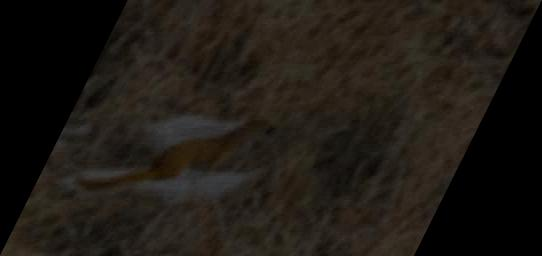
#> input picture picture.jpg, 542 x 256 px
$ jupyter execute Laba3.ipynb
#> lines starting #> are read from the running program, lines starting #| are printed output that depends on the picture
# Лабораторная работа 3
### Улучшить качетсво изображения

[cell 1]
import cv2 as cv
import numpy as np
import matplotlib.pyplot as plt

image = cv.imread('./picture.jpg')
#> image is the input picture: shape (256, 542, 3); mean B, G, R 20.4, 26.1, 31

def getPSNR(I1, I2):
    s1 = cv.absdiff(I1, I2)
    s1 = np.float32(s1)
    s1 = s1 * s1
    sse = s1.sum()
    if sse <= 1e-10:
        return 0
    else:
        shape = I1.shape
        p = 1
        for i in shape:
            p *= i
        mse = 1.0 * sse / p
        psnr = 10.0 * np.log10((255 * 255) / mse)
        return psnr

def getSSIM(i1, i2):
    C1 = 6.5025
    C2 = 58.5225
    I1 = np.float32(i1)
    I2 = np.float32(i2)
    I2_2 = I2 * I2
    I1_2 = I1 * I1
    I1_I2 = I1 * I2

    mu1 = cv.GaussianBlur(I1, (11, 11), 1.5)
    mu2 = cv.GaussianBlur(I2, (11, 11), 1.5)
    mu1_2 = mu1 * mu1
    mu2_2 = mu2 * mu2
    mu1_mu2 = mu1 * mu2
    sigma1_2 = cv.GaussianBlur(I1_2, (11, 11), 1.5)
    sigma1_2 -= mu1_2
    sigma2_2 = cv.GaussianBlur(I2_2, (11, 11), 1.5)
    sigma2_2 -= mu2_2
    sigma12 = cv.GaussianBlur(I1_I2, (11, 11), 1.5)
    sigma12 -= mu1_mu2
    t1 = 2 * mu1_mu2 + C1
    t2 = 2 * sigma12 + C2
    t3 = t1 * t2
    t1 = mu1_2 + mu2_2 + C1
    t2 = sigma1_2 + sigma2_2 + C2
    t1 = t1 * t2
    ssim_map = cv.divide(t3, t1)
    ssim = cv.mean(ssim_map)
    ssim = ssim[:3]
    return ssim

# Приводим вид изображения к прямоугольному

[cell 2]
parallelogram = np.array([
    [125, 0],
    [542, 0],
    [413, 256],
    [0, 256]
], dtype=np.float32)

rectangle = np.array([
    [0, 0],
    [542, 0],
    [542, 256],
    [0, 256]
], dtype=np.float32)

matrix = cv.getPerspectiveTransform(parallelogram, rectangle)

image = cv.warpPerspective(image, matrix, (542, 256))
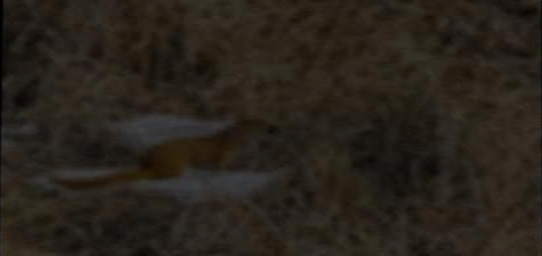
#> image: shape (256, 542, 3); mean B, G, R 26.7, 34.1, 40.4
rgb_image = cv.cvtColor(image, cv.COLOR_BGR2RGB)

plt.figure(figsize=(15, 6))

plt.imshow(rgb_image)
plt.axis('off')
plt.show()

## В ходе эксперимента лучше всего себя показали последовательные операции удаления шума, улучшения контраста и повышения резкости

[cell 3]
# Убираем шум медианным фильтром
denoised_color = cv.medianBlur(rgb_image, 5)

# Улучшение контраста (конструкция для цветного изображения)
lab = cv.cvtColor(denoised_color, cv.COLOR_RGB2LAB)
#> lab: shape (256, 542, 3); mean of channels 0, 1, 2 35, 129.6, 134.1
l, a, b = cv.split(lab)
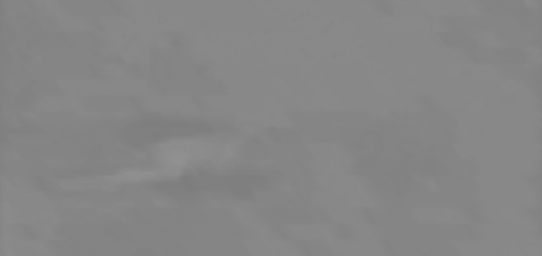
#> b: shape (256, 542); min 124, max 146, mean 134.1
clahe = cv.createCLAHE(clipLimit=2.0, tileGridSize=(8, 8))
l_enhanced = clahe.apply(l)
lab_enhanced = cv.merge([l_enhanced, a, b])
#> lab_enhanced: shape (256, 542, 3); mean of channels 0, 1, 2 59.2, 129.6, 134.1
contrast_enhanced_color = cv.cvtColor(lab_enhanced, cv.COLOR_LAB2RGB)

# Повышение резкости
kernel = np.array([[-0.25, -0.25, -0.25], [-0.25, 3, -0.25], [-0.25, -0.25, -0.25]])
sharpened = cv.filter2D(contrast_enhanced_color, -1, kernel)

psnr = getPSNR(rgb_image, sharpened)
#> in getPSNR, `s1 = np.float32(s1)`:
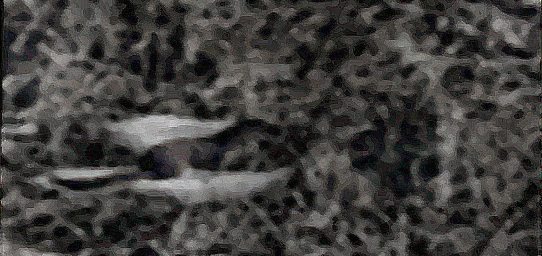
#> s1: shape (256, 542, 3) float32; mean R, G, B 21.3, 20.8, 20.2; drawn with min black and max white
#> in getPSNR, `s1 = s1 * s1`:
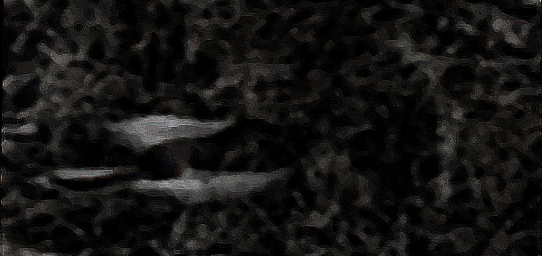
#> s1: shape (256, 542, 3) float32; mean R, G, B 598.5, 572.5, 542.2; drawn with min black and max white
#> in getPSNR, `sse = s1.sum()`: sse = 237891808
#> in getPSNR, `mse = 1.0 * sse / p`: mse = 571.5
#> in getPSNR, `psnr = 10.0 * np.log10((255 * 255) / mse)`: psnr = 20.56
#> psnr = 20.56
ssim = getSSIM(rgb_image, sharpened)
#> in getSSIM, `I1 = np.float32(i1)`:
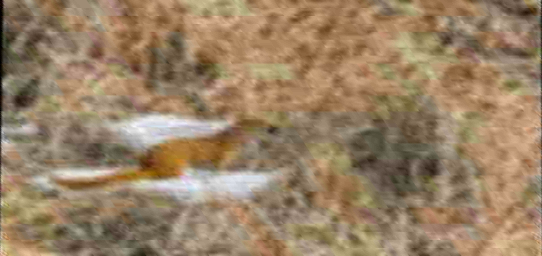
#> I1: shape (256, 542, 3) float32; mean R, G, B 40.4, 34.1, 26.7; drawn with min black and max white
#> in getSSIM, `I1_2 = I1 * I1`:
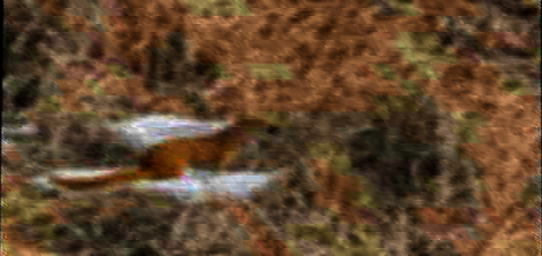
#> I1_2: shape (256, 542, 3) float32; mean R, G, B 1696.1, 1221.6, 781.2; drawn with min black and max white
#> in getSSIM, `I1_I2 = I1 * I2`:
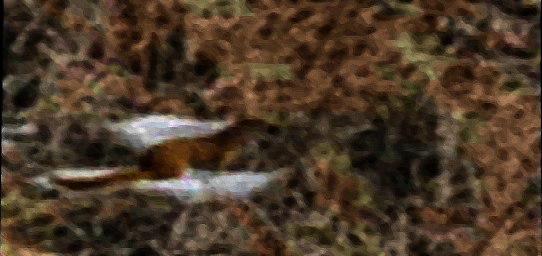
#> I1_I2: shape (256, 542, 3) float32; mean R, G, B 2620.8, 2000.1, 1396.3; drawn with min black and max white
#> in getSSIM, `mu2_2 = mu2 * mu2`:
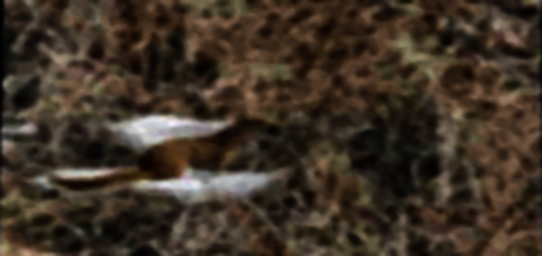
#> mu2_2: shape (256, 542, 3) float32; mean R, G, B 4090.2, 3295.8, 2501; drawn with min black and max white
#> in getSSIM, `t1 = t1 * t2`:
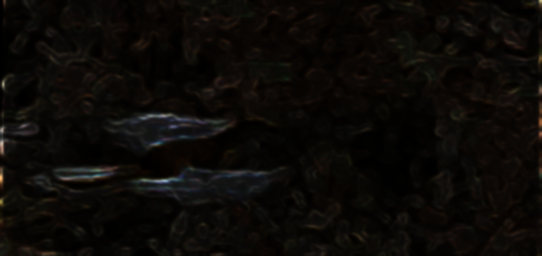
#> t1: shape (256, 542, 3) float32; mean R, G, B 702211.5, 563018.3, 417953.1; drawn with min black and max white
#> in getSSIM, `ssim_map = cv.divide(t3, t1)`:
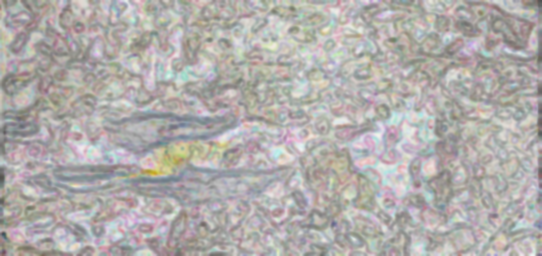
#> ssim_map: shape (256, 542, 3) float32; mean R, G, B 0.695, 0.681, 0.674
#> in getSSIM, `ssim = cv.mean(ssim_map)`: ssim = (0.695, 0.681, 0.674, 0)
#> in getSSIM, `ssim = ssim[:3]`: ssim = (0.695, 0.681, 0.674)
#> ssim = (0.695, 0.681, 0.674)

plt.figure(figsize=(15, 5))
gs = plt.GridSpec(1, 2)

plt.subplot(gs[0])
plt.imshow(rgb_image)
plt.title(f'Исходное изображение')
plt.axis('off')

plt.subplot(gs[1])
plt.imshow(sharpened, cmap='gray')
plt.title(f'Восстановленное изображение \n '
          f'PSNR = {psnr:.3f} \n SSIM = {ssim[0]:.3f}')
plt.axis('off')

plt.show()
